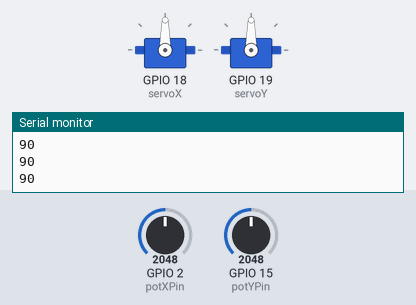
This sketch was run on a simulated ESP32. Parts: 2 × servo, the last lines printed to the serial monitor. The test bench sets the inputs (shaded band); at power-on: GPIO 2 (potXPin) = 2048, GPIO 15 (potYPin) = 2048.

Above: at 1.2 s.
1.3 s: GPIO 2 (potXPin) set to 2866
At 1.9 s:
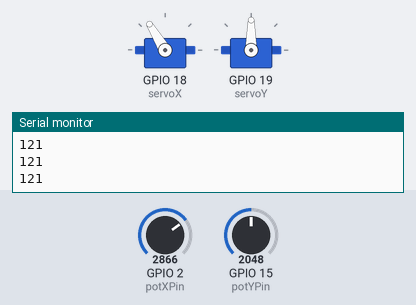
2.8 s: GPIO 15 (potYPin) set to 2866
At 3.2 s:
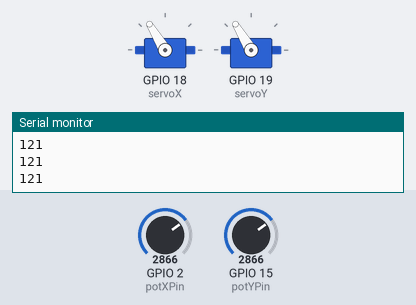
4.3 s: GPIO 2 (potXPin) set to 3603
At 5.5 s:
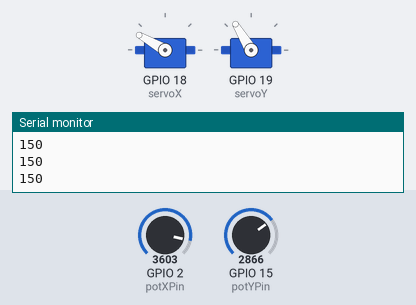
5.8 s: GPIO 15 (potYPin) set to 3603
At 7.0 s:
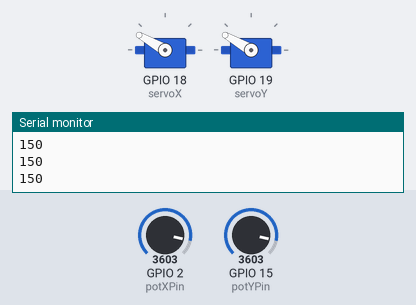
7.3 s: GPIO 2 (potXPin) set to 4095
At 8.3 s:
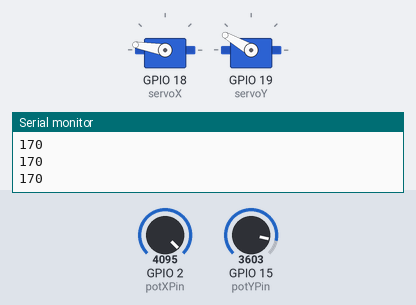
8.8 s: GPIO 15 (potYPin) set to 4095
At 9.6 s:
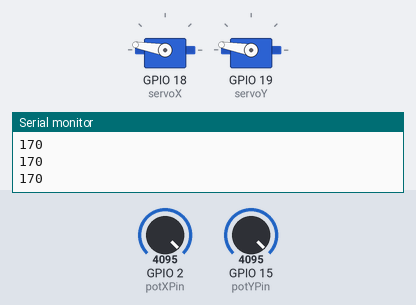
Timing chart, 0 to 11.3 s (numbered marks = the images above; inputs shaded):
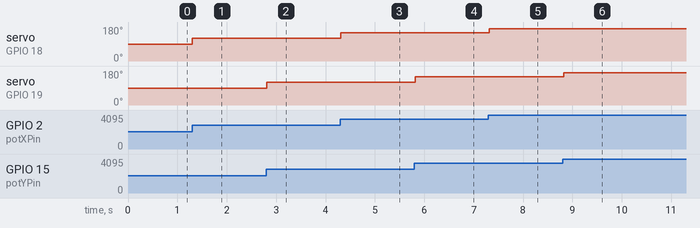

The sketch:

Servomotores.ino
```cpp
#include <ESP32Servo.h>


Servo servoX;  // Servo para el eje X
Servo servoY;  // Servo para el eje Y

int potYPin = 15; // Pin analógico para el potenciómetro del eje X
int potXPin = 2; // Pin analógico para el potenciómetro del eje Y

void setup() {
  Serial.begin(115200);
  servoX.attach(18); // Adjunta el servo del eje X al pin GPIO2
  servoY.attach(19); // Adjunta el servo del eje Y al pin GPIO4
}

void loop() {
  // Lee el valor de los potenciómetros
  int potXValue = analogRead(potXPin); // Lee el potenciómetro del eje X
  int potYValue = analogRead(potYPin); // Lee el potenciómetro del eje Y

  // Mapea los valores de los potenciómetros a ángulos para los servos (0-180 grados)
  int angleX = map(potXValue, 0, 4095, 10, 170);
  int angleY = map(potYValue, 0, 4095, 10, 170);

  // Mueve los servos a las posiciones calculadas
  servoX.write(angleX);
  servoY.write(angleY);
  Serial.println(angleX);

  delay(100); // Pequeña pausa para estabilizar la posición de los servos
}
```

Measured:
- after the input at 1.3 s, servo on GPIO 18 (servoX): 90° → 121° at once
- after the input at 2.8 s, servo on GPIO 19 (servoY): 90° → 121° at once
- after the input at 4.3 s, servo on GPIO 18 (servoX): 121° → 150° at once
- after the input at 5.8 s, servo on GPIO 19 (servoY): 121° → 150° at once
- after the input at 7.3 s, servo on GPIO 18 (servoX): 150° → 170° at once
- after the input at 8.8 s, servo on GPIO 19 (servoY): 150° → 170° at once
